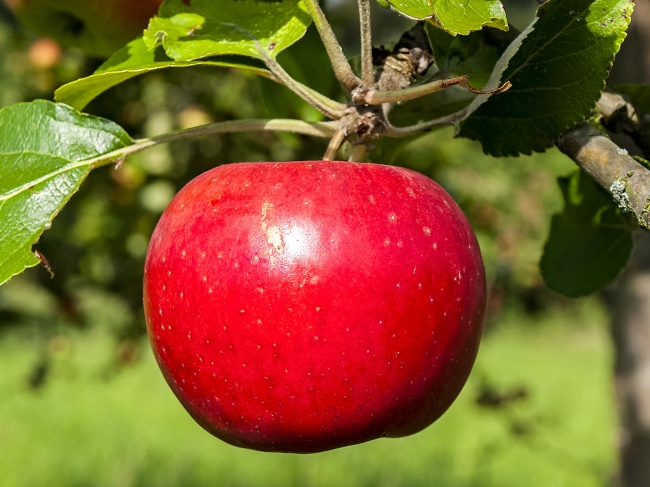
//> input picture homework/work3/picture/apple.jpeg, 650 x 487 px
$ ./main   (built with g++ and OpenCV 4)
//> lines starting //> are read from the running program, lines starting //| are printed output that depends on the picture; after the words box and inside, x2 and y2 are one past the last pixel; in counts of white or black regions, pixels touching at a corner belong together
#include <opencv2/core/hal/interface.h>

#include <iostream>
#include <opencv2/core/matx.hpp>
#include <opencv2/core/types.hpp>
#include <opencv2/imgcodecs.hpp>
#include <opencv2/imgproc.hpp>
#include <opencv2/opencv.hpp>

#include "example.h"

int main() {
    cv::Mat image = cv::imread("../picture/apple.jpeg");
//> image is the input picture: 487 rows x 650 cols, CV_8UC3; mean B, G, R 43.3, 92.6, 130.7

    cv::Mat hsvImage;
    cv::cvtColor(image, hsvImage, cv::COLOR_BGR2HSV);
//> hsvImage: 487 rows x 650 cols, CV_8UC3; mean H, S, V 61.1, 188.7, 140.7

    cv::Scalar lowerRed1(0, 100, 100);
    cv::Scalar upperRed1(10, 255, 255);
    cv::Scalar lowerRed2(160, 100, 100);
    cv::Scalar upperRed2(180, 255, 255);

    cv::Mat mask1, mask2, redMask;
    cv::inRange(hsvImage, lowerRed1, upperRed1, mask1);
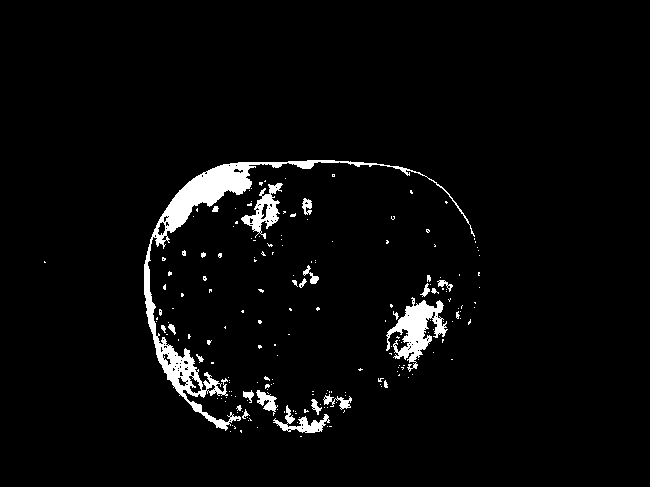
//> mask1: 487 rows x 650 cols, CV_8UC1; 3.5% white; 196 white regions (170 under 20 px), largest, box (x1, y1, x2, y2) and area: (144, 160, 475, 431) 6038, (386, 297, 448, 372) 1850, (241, 183, 283, 239) 834
    cv::inRange(hsvImage, lowerRed2, upperRed2, mask2);
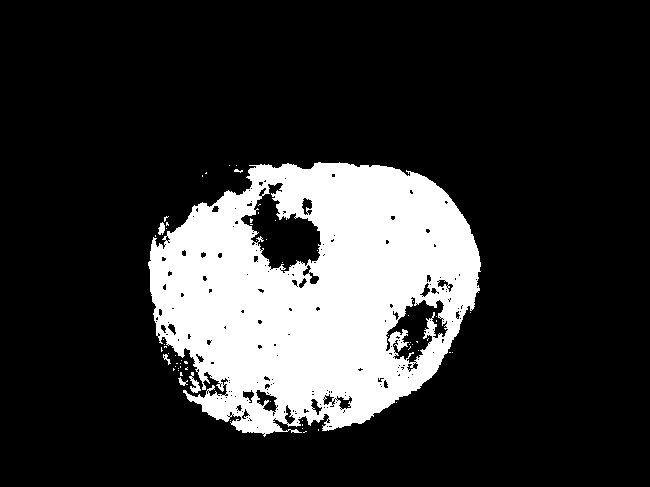
//> mask2: 487 rows x 650 cols, CV_8UC1; 19.4% white; 63 white regions (57 under 20 px), largest, box (x1, y1, x2, y2) and area: (148, 162, 481, 437) 60961, (189, 372, 201, 393) 112, (158, 222, 165, 235) 62, (178, 377, 188, 386) 39, (163, 354, 171, 365) 34, (234, 169, 243, 173) 20

    redMask = mask1 | mask2;
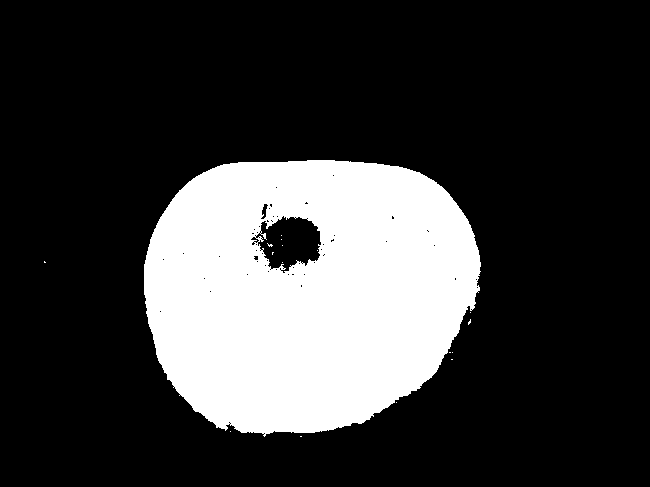
//> redMask: 487 rows x 650 cols, CV_8UC1; 22.9% white; 17 white regions (16 under 20 px), largest, box (x1, y1, x2, y2) and area: (144, 160, 481, 437) 72558

    cv::Mat morphKernel =
        cv::getStructuringElement(cv::MORPH_ELLIPSE, cv::Size(5, 5));
    cv::morphologyEx(redMask, redMask, cv::MORPH_CLOSE, morphKernel);
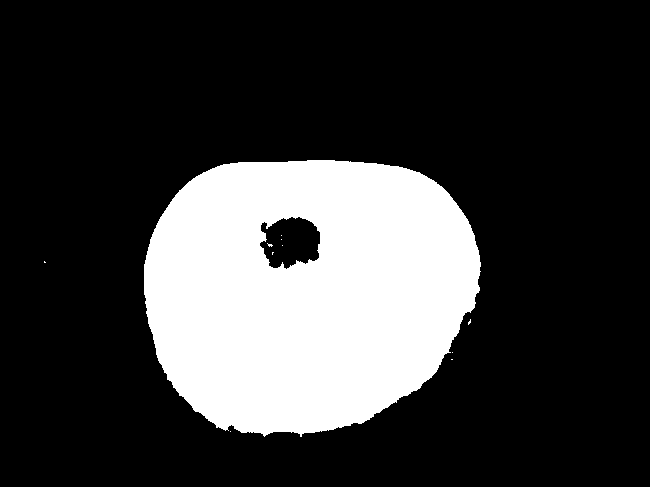
//> redMask: 487 rows x 650 cols, CV_8UC1; 23.1% white; 11 white regions (10 under 20 px)

    std::vector<std::vector<cv::Point>> contours;
    std::vector<cv::Vec4i> hierarchy;
    cv::findContours(redMask, contours, hierarchy, cv::RETR_TREE,
                     cv::CHAIN_APPROX_SIMPLE);
//> contours = 12 contours, 10 with area under 20; largest, box (x1, y1, x2, y2) and area: (144, 160, 481, 437) 74812, (259, 216, 321, 270) 2437

    cv::Scalar color(255, 0, 0);  // 框框的颜色
    int thickness = 2;
    for (const auto& contour : contours) {
        if (contour.size() > 0) {
            cv::Point2f center;
            float radius;
            cv::minEnclosingCircle(contour, center, radius);

            // 绘制圆形
            cv::circle(image, center, static_cast<int>(radius), color,
                       thickness);
        }
    }
//> this loop made 12 passes
//> (contour, center, radius) on passes 2, 5: (2 Points (x, y): [451, 359], [452, 359], Point(451.5, 359), 0.5), (3 Points (x, y): [44, 261], [44, 262], [45, 262], Point(44.5, 261.5), 0.707)
//> (contour, radius) on passes 1, 3, 9, 11, 12: (1 Point (x, y): [230, 431], 0.0001), (1 Point (x, y): [452, 352], 0.0001), (1 Point (x, y): [282, 245], 0.0001), (1 Point (x, y): [281, 239], 0.0001), (1 Point (x, y): [281, 235], 0.0001)
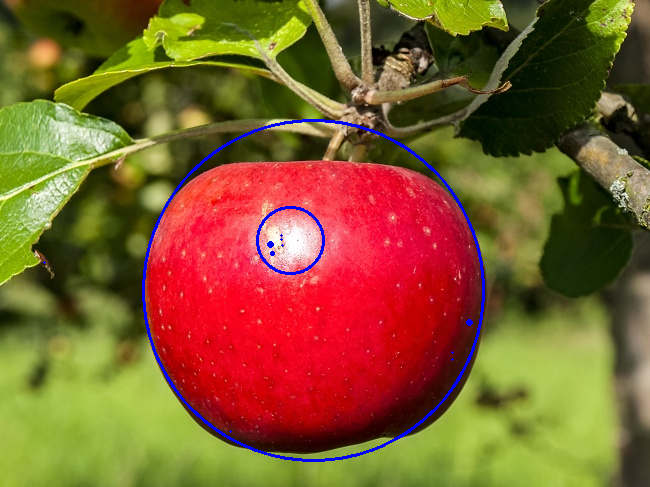
//> image: 487 rows x 650 cols, CV_8UC3; 1.24% of pixels changed, all inside (x1, y1, x2, y2) = (43, 119, 485, 462)

    // 显示结果
    cv::imshow("演示输出图像", image);
    // 如果不加waitkey,显示窗口一闪而过就结束了
    cv::waitKey(0);
}
